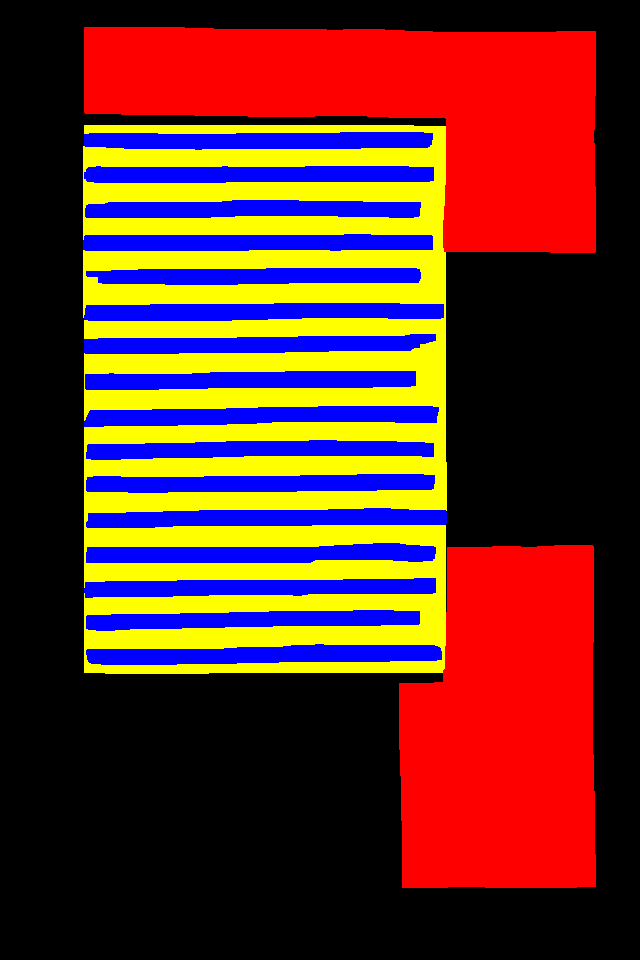
#> input picture preprocessing/my_image.jpg, 640 x 960 px
$ python print_rectangle.py
#> lines starting #> are read from the running program, lines starting #| are printed output that depends on the picture
from PIL import Image, ImageDraw
import pandas as pd


image = Image.open('my_image.jpg')
#> image is the input picture: PIL image 640x960 P; mean R, G, B 98.1, 46.4, 36
df = pd.read_csv('coordonnees_rectangles.csv')
#> (reads preprocessing/coordonnees_rectangles.csv from the repository)
draw = ImageDraw.Draw(image)

# Dessiner les rectangles
for index, row in df.iterrows():
    x1, y1, x2, y2 = row['X1'], row['Y1'], row['X2'], row['Y2']
    draw.rectangle([x1, y1, x2, y2], outline="white", width=3)
    print("j'ai fait un rectangle")


image = image.convert("RGB")
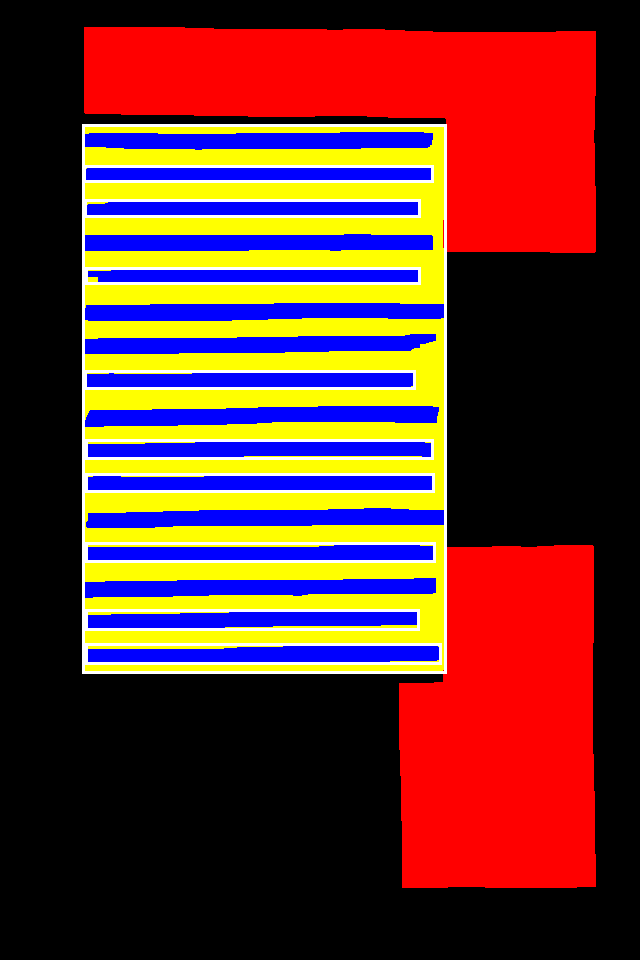
#> image: PIL image 640x960 RGB; mean R, G, B 102, 50.4, 43.1
image.save('image_with_rectangles.jpg')
